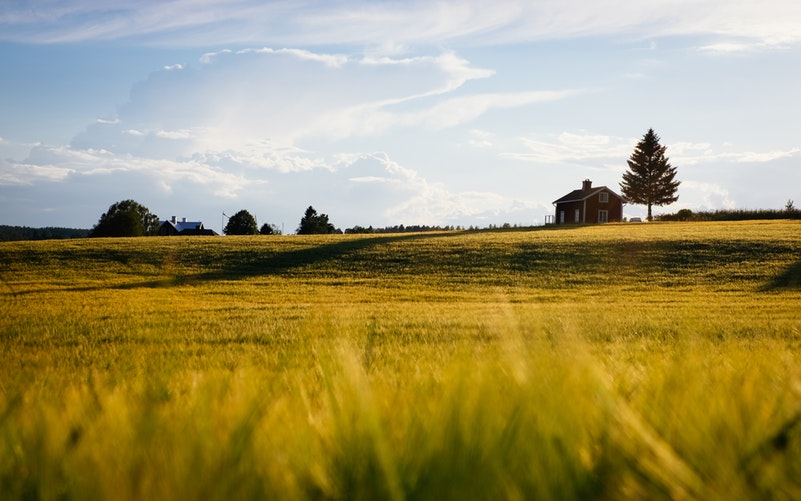
#> input picture 2_Pixel_Image_Representation/assignment_1_cv.jpg, 801 x 501 px
$ python 2_pixel_image_representation.py
#> lines starting #> are read from the running program, lines starting #| are printed output that depends on the picture; after the words box and inside, x2 and y2 are one past the last pixel; in counts of white or black regions, pixels touching at a corner belong together
import os
import cv2
import numpy as np

BASE_DIR = os.path.dirname(os.path.abspath(__file__))
IMG_PATH = os.path.join(BASE_DIR, "assignment_1_cv.jpg")
OUTPUT_DIR = os.path.join(BASE_DIR, "output")
os.makedirs(OUTPUT_DIR, exist_ok=True)

img = cv2.imread(IMG_PATH)
#> img is the input picture: shape (501, 801, 3); mean B, G, R 101.8, 148.6, 160.3
if img is None:
    print(f"Error: could not load image at '{IMG_PATH}'.")
    exit()

h, w, _ = img.shape
#> h = 501; w = 801

# Q11: Access and print pixel value at a user-provided (x, y)
x, y = w // 2, h // 2  # example coordinate (center of image)
#> x = 400; y = 250
pixel = img[y, x]
#> pixel = [23, 65, 77]
print(f"Q11: Pixel value at ({x}, {y}) = {pixel}")
#| Q11: Pixel value at (400, 250) = [23 65 77]

# Q12: Modify a selected pixel's value and save
modified = img.copy()
modified[y, x] = [0, 0, 255]  # set to red (BGR)
#> modified: shape (501, 801, 3); under 0.01% of pixels changed, all inside (x1, y1, x2, y2) = (400, 250, 401, 251)
cv2.imwrite(os.path.join(OUTPUT_DIR, "q12_modified_pixel.jpg"), modified)
print(f"Q12: Pixel at ({x}, {y}) modified to [0,0,255] and saved.")
#| Q12: Pixel at (400, 250) modified to [0,0,255] and saved.

# Q13: Print B, G, R values of a selected pixel
b, g, r = img[y, x]
#> b = 23; g = 65; r = 77
print(f"Q13: At ({x}, {y}) -> B={b}, G={g}, R={r}")
#| Q13: At (400, 250) -> B=23, G=65, R=77

# Q14: Split into B, G, R channels and save each
b_ch, g_ch, r_ch = cv2.split(img)
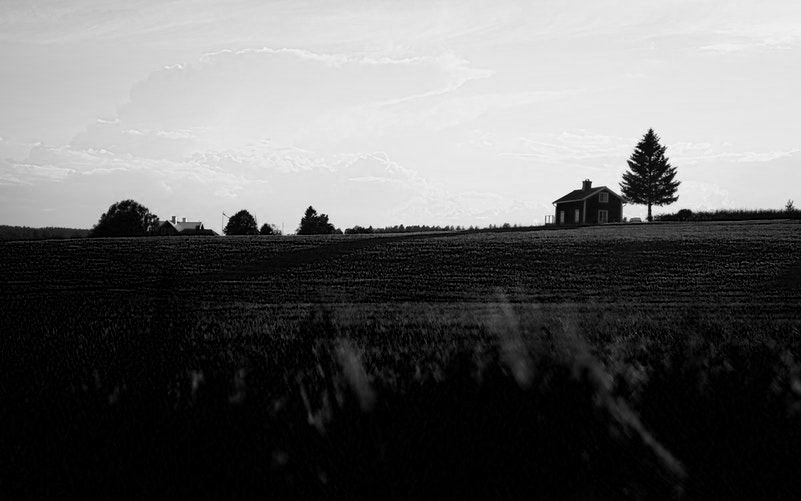
#> b_ch: shape (501, 801); min 0, max 255, mean 101.8
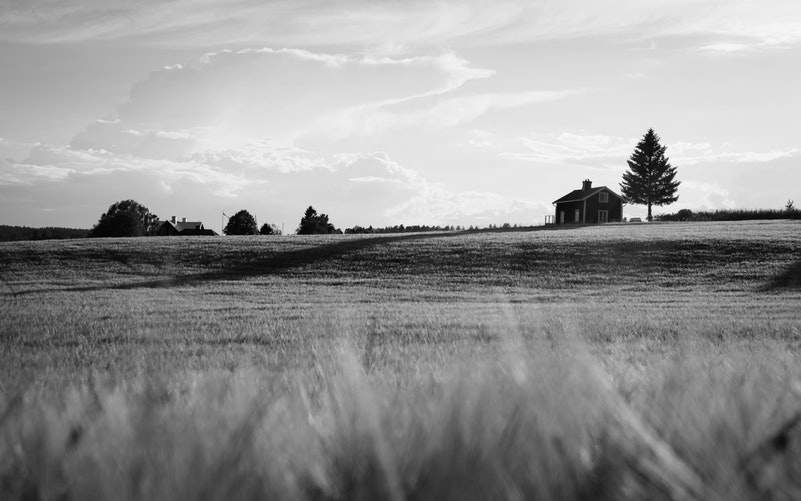
#> g_ch: shape (501, 801); min 0, max 255, mean 148.6
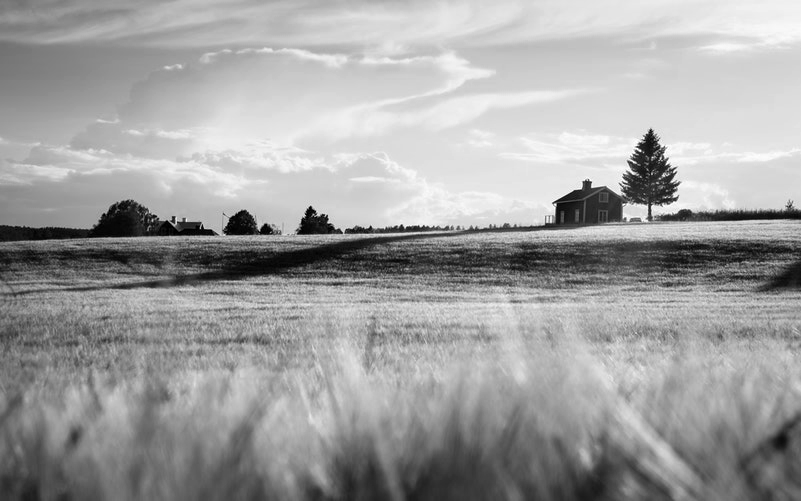
#> r_ch: shape (501, 801); min 0, max 255, mean 160.3
cv2.imwrite(os.path.join(OUTPUT_DIR, "q14_blue_channel.jpg"), b_ch)
cv2.imwrite(os.path.join(OUTPUT_DIR, "q14_green_channel.jpg"), g_ch)
cv2.imwrite(os.path.join(OUTPUT_DIR, "q14_red_channel.jpg"), r_ch)

# Q15: Merge channels back into a single color image
merged = cv2.merge((b_ch, g_ch, r_ch))
cv2.imwrite(os.path.join(OUTPUT_DIR, "q15_merged_image.jpg"), merged)

# Q16: Min and max intensity of grayscale image
gray = cv2.cvtColor(img, cv2.COLOR_BGR2GRAY)
min_val, max_val = gray.min(), gray.max()
#> min_val = 0; max_val = 254
print(f"Q16: Min intensity = {min_val}, Max intensity = {max_val}")
#| Q16: Min intensity = 0, Max intensity = 254

# Q17: Mean intensity of grayscale image
mean_val = gray.mean()
#> mean_val = 146.8
print(f"Q17: Mean intensity = {mean_val:.2f}")
#| Q17: Mean intensity = 146.79

# Q18: Mean and standard deviation using NumPy
mean_np = np.mean(gray)
#> mean_np = 146.8
std_np = np.std(gray)
#> std_np = 64.01
print(f"Q18: Mean = {mean_np:.2f}, Std Dev = {std_np:.2f}")
#| Q18: Mean = 146.79, Std Dev = 64.01

# Q19: Create a 256x256 grayscale image with every pixel = 128
flat_img = np.full((256, 256), 128, dtype=np.uint8)
cv2.imwrite(os.path.join(OUTPUT_DIR, "q19_flat_gray_128.jpg"), flat_img)

# Q20: Grayscale intensity ramp from 0 to 255
ramp_row = np.linspace(0, 255, 256, dtype=np.uint8)
ramp_img = np.tile(ramp_row, (256, 1))
cv2.imwrite(os.path.join(OUTPUT_DIR, "q20_intensity_ramp.jpg"), ramp_img)
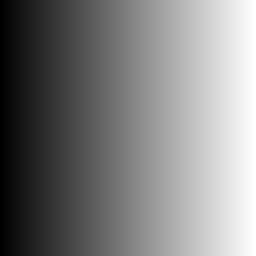
#> saved as q20_intensity_ramp.jpg: shape (256, 256); min 0, max 255, mean 127.5
